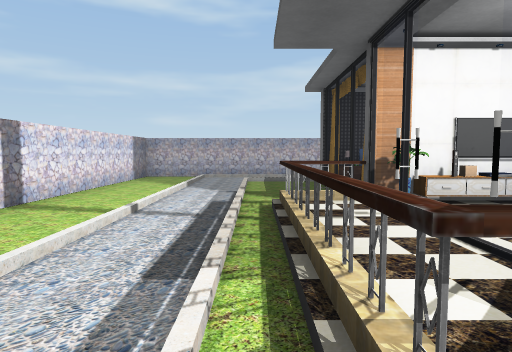
[1] (above)

15 first-person views from a walk through a scene from a Unity 3-D project. The camera is 1.5 m above the floor, tilts 4° down and sees 75° across. Doors are open. The floor is counted in squares, 2 m on a side. Each view is taken from the middle of a square. On the plan, view 1 faces up. The plan holds only what a view shows up to about 11 squares ahead; the rest is blank. The player character is not drawn. Some animated figures are left out. Some surface patterns are stand-ins.

[2]
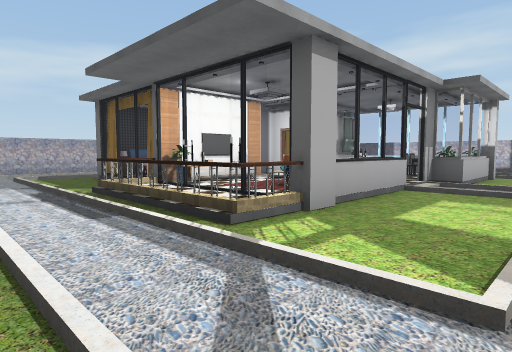

[3]
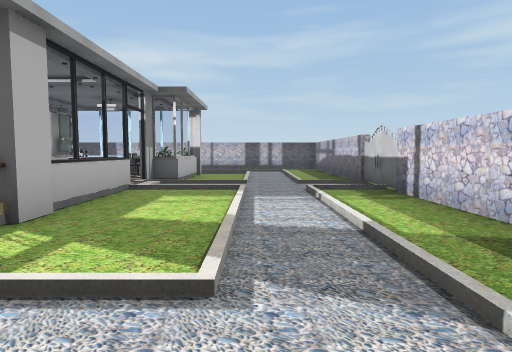

[4]
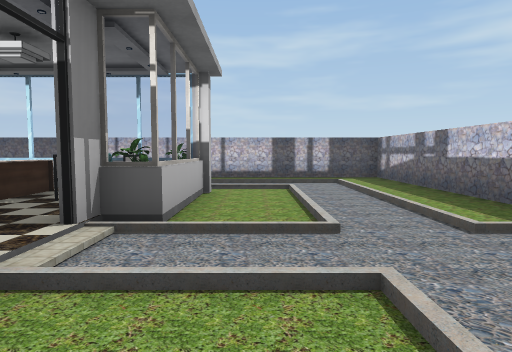

[5]
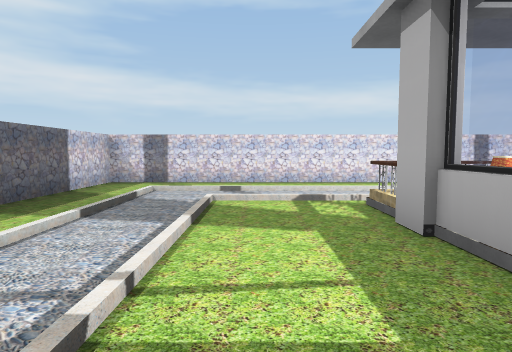

[6]
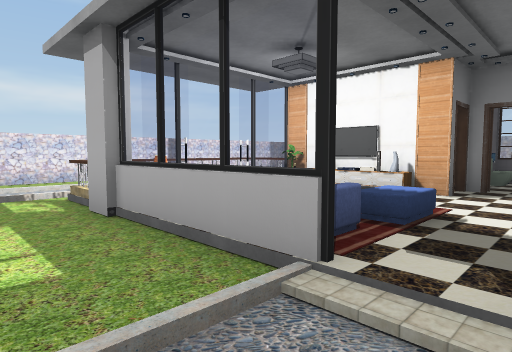

[7]
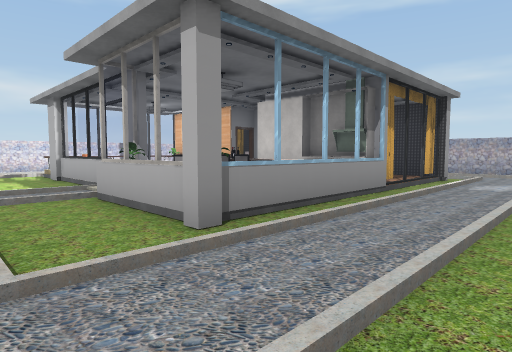

[8]
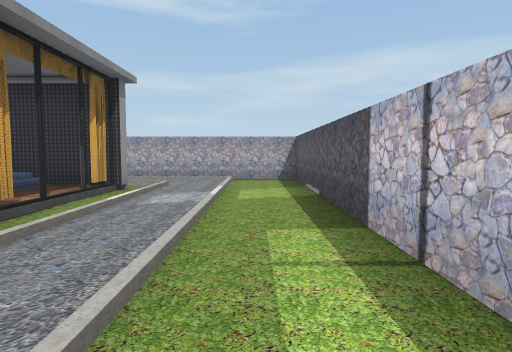

[9]
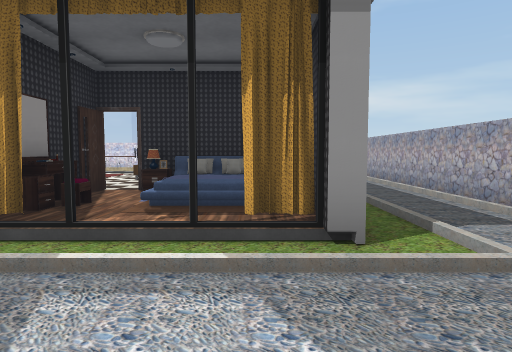

[10]
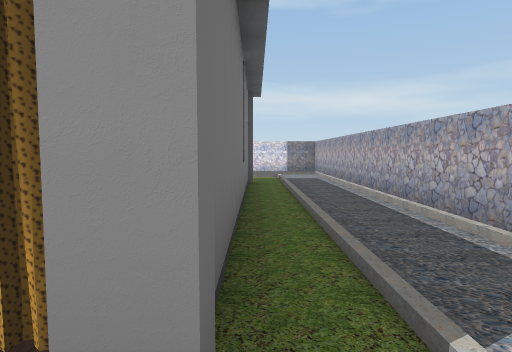

[11]
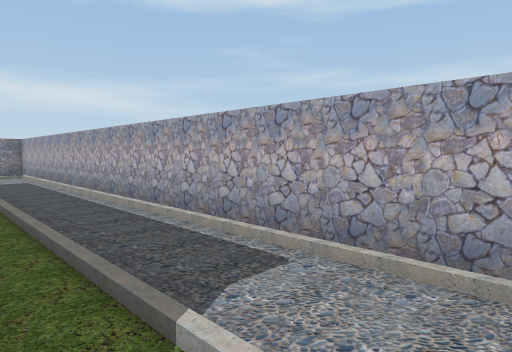

[12]
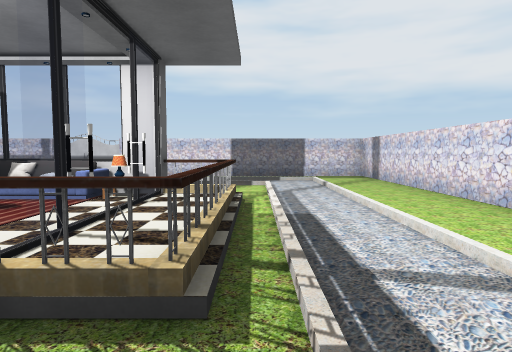

[13]
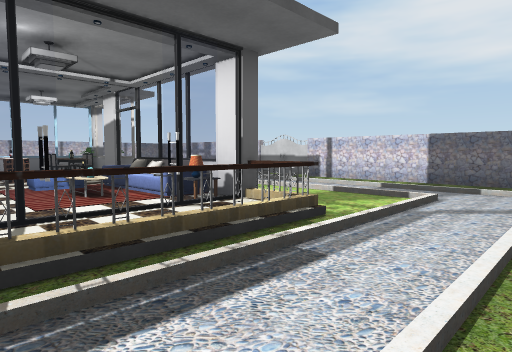

[14]
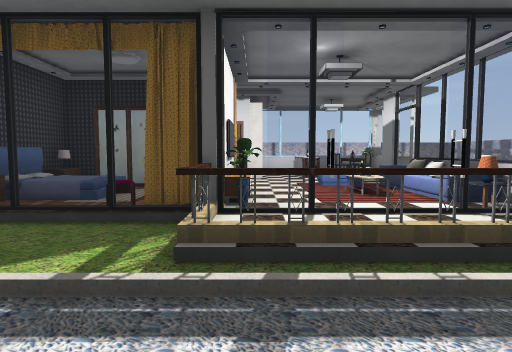

[15]
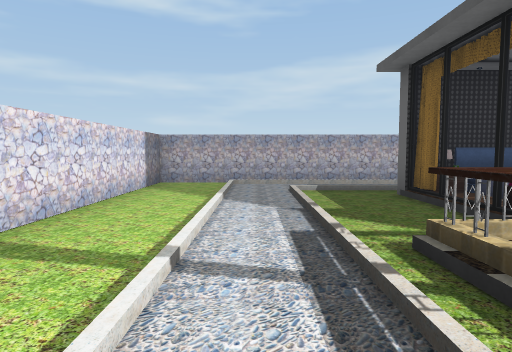

### Floor plan
Points are (right, up) in squares from view 1. A wall is a line through its corners. A room is listed if a view was taken in it or the views show most of it. See-through windows are left out.
Room 1 (views 1, 2, 3, 4, 5, 6, 7, 8, 9, 10, 11, 12, 13, 14, 15)
walls: (4.6, 4.4) (3.5, 4.4); (3.6, 0.6) (2.4, 0.6); (2.4, 0.8) (3.5, 0.8); (5.9, 0.8) (6.5, 0.8); (6.6, 0.6) (5.9, 0.6); (4.9, 7.7) (1.5, 7.7) (1.5, 8); (3.5, 7.9) (6.1, 7.9); (4.6, 7.9) (4.6, 7.4); (9.3, 3.5) (9.3, 0.4); (8.6, 0) (7.4, 0); (7.6, 7.9) (9.3, 7.9) (9.3, 7.7) (8.4, 7.7); (9.3, 6.5) (9.3, 5.4); (6.4, -4.7) (13.1, -4.7) (13.1, 10.4) (-3.4, 10.4) (-3.4, -4.7) (4.4, -4.7)
low walls: (5.9, -0.5) (5.9, 0.4)
ways out: opening at (7, -1) to room 2; open door at (6, 0.5) to room 2
objects: other object (0, 3) to (1, 4); other object (1, 1); curtain (1, 5); other object (1, 7); other object (2, 1); carpet (2, 1) to (5, 3); plant (2, 4); chair (2, 6); curtain (2, 7); TV (3, 4); carpet (3, 6); bed (3, 8); other object (4, 4); other object (4, 6); chest (4, 7); gate (5, -5); other object (5, 7); gate (6, -5); other object (9, 0); other object (9, 4); curtain (9, 5); curtain (9, 7)
Room 2 (no view inside)
walls: (7.4, 0) (6.4, 0); (9.1, 0.5) (9.1, 3.5)
ways out: opening at (7, -1) to room 1; open door at (6, 0.5) to room 1
objects: plant (7, 0) to (7, 1); other object (7, 2) to (8, 3); other object (8, 1); other object (8, 2)
Room 3 (no view inside)
walls: (6.2, 4.4) (7.7, 4.3); (8.4, 7.7) (7.5, 7.7)
objects: chest (6, 5); bed (6, 6); other object (7, 5); other object (8, 4); chair (8, 5); carpet (8, 6)

Where each view was taken, in squares from view 1:
view 1: 0 up, 0 right, facing up
view 2: 2 down, 2 left, facing up-right
view 3: 2 down, 2 left, facing right
view 4: 1 down, 3 right, facing right
view 5: 1 down, 5 right, facing left
view 6: 1 down, 6 right, facing up-left
view 7: 2 down, 12 right, facing up-left
view 8: 1 up, 12 right, facing up
view 9: 7 up, 12 right, facing left
view 10: 8 up, 10 right, facing left
view 11: 8 up, 10 right, facing up-left
view 12: 6 up, 0 right, facing down
view 13: 4 up, 2 left, facing down-right
view 14: 4 up, 2 left, facing right
view 15: 2 up, 1 left, facing up
